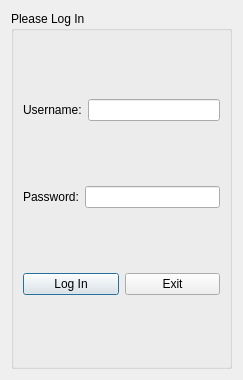
<?xml version="1.0" encoding="UTF-8"?>
<ui version="4.0">
 <class>Logwindow</class>
 <widget class="QDialog" name="Logwindow">
  <property name="windowModality">
   <enum>Qt::NonModal</enum>
  </property>
  <property name="geometry">
   <rect>
    <x>0</x>
    <y>0</y>
    <width>243</width>
    <height>380</height>
   </rect>
  </property>
  <property name="windowTitle">
   <string>DiffPass</string>
  </property>
  <property name="autoFillBackground">
   <bool>false</bool>
  </property>
  <layout class="QGridLayout" name="gridLayout">
   <item row="0" column="0">
    <widget class="QGroupBox" name="groupBox">
     <property name="title">
      <string>Please Log In</string>
     </property>
     <layout class="QGridLayout" name="gridLayout_2">
      <item row="0" column="0">
       <layout class="QHBoxLayout" name="horizontalLayout">
        <item>
         <widget class="QLabel" name="label">
          <property name="text">
           <string>Username:</string>
          </property>
         </widget>
        </item>
        <item>
         <widget class="QLineEdit" name="lineEdit_password">
          <property name="echoMode">
           <enum>QLineEdit::Password</enum>
          </property>
         </widget>
        </item>
       </layout>
      </item>
      <item row="1" column="0">
       <layout class="QHBoxLayout" name="horizontalLayout_2">
        <item>
         <widget class="QLabel" name="label_2">
          <property name="text">
           <string>Password:</string>
          </property>
         </widget>
        </item>
        <item>
         <widget class="QLineEdit" name="lineEdit_username"/>
        </item>
       </layout>
      </item>
      <item row="2" column="0">
       <layout class="QHBoxLayout" name="horizontalLayout_3">
        <item>
         <widget class="QPushButton" name="Loginbutton">
          <property name="sizePolicy">
           <sizepolicy hsizetype="Fixed" vsizetype="Fixed">
            <horstretch>0</horstretch>
            <verstretch>0</verstretch>
           </sizepolicy>
          </property>
          <property name="maximumSize">
           <size>
            <width>300</width>
            <height>16777215</height>
           </size>
          </property>
          <property name="text">
           <string>Log In</string>
          </property>
          <property name="default">
           <bool>false</bool>
          </property>
          <property name="flat">
           <bool>false</bool>
          </property>
         </widget>
        </item>
        <item>
         <widget class="QPushButton" name="Exitbutton">
          <property name="text">
           <string>Exit</string>
          </property>
         </widget>
        </item>
       </layout>
      </item>
     </layout>
    </widget>
   </item>
  </layout>
 </widget>
 <resources/>
 <connections/>
</ui>
